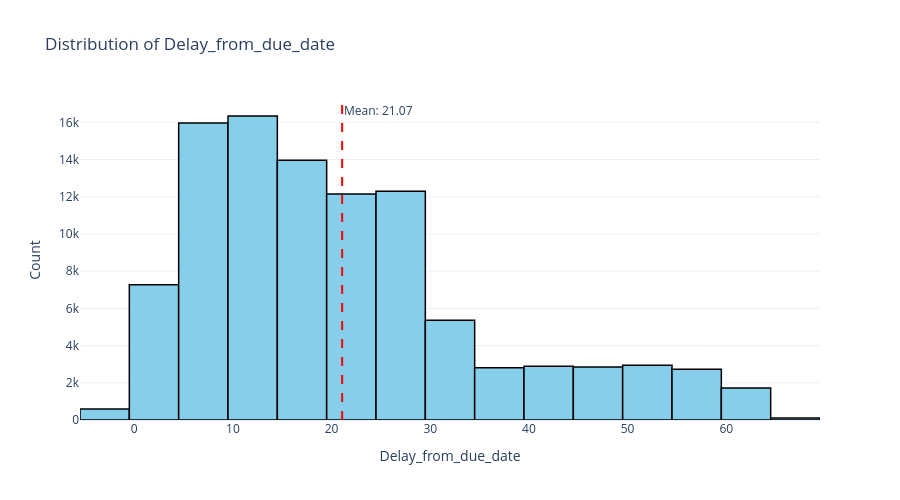

This figure's notebook cell:
### Markdown cell above
# <font color = 'red'> Análisis

### Code cell
# Los días promedio de retraso en pagos oscila entre -5 y 67. En promedio son 21.
# El 90% de los casos llega a los sumo hasta 45.

plot_histogram(df, 'Delay_from_due_date', figsize=(900, 500))

### Figure 1 — Plotly figure (JSON) as saved in the notebook; plotly's stock layout.template omitted (floating-point values rounded to 4 significant figures; data arrays with more than 128 entries replaced by an {"elided": "..."} marker saying what was removed)
{"data": [{"bingroup": "x", "hovertemplate": "Delay_from_due_date=%{x}<br>count=%{y}<extra></extra>", "legendgroup": "", "marker": {"color": "skyblue", "line": {"color": "black", "width": 1.5}, "pattern": {"shape": ""}}, "name": "", "nbinsx": 20, "orientation": "v", "showlegend": false, "type": "histogram", "x": {"elided": "100000 int values"}, "xaxis": "x", "yaxis": "y"}], "layout": {"annotations": [{"showarrow": false, "text": "Mean: 21.07", "x": 21.07, "xanchor": "left", "xref": "x", "y": 1, "yanchor": "top", "yref": "y domain"}], "barmode": "relative", "height": 500, "legend": {"tracegroupgap": 0}, "shapes": [{"line": {"color": "red", "dash": "dash"}, "type": "line", "x0": 21.07, "x1": 21.07, "xref": "x", "y0": 0, "y1": 1, "yref": "y domain"}], "title": {"text": "Distribution of Delay_from_due_date"}, "width": 900, "xaxis": {"anchor": "y", "domain": [0, 1], "title": {"text": "Delay_from_due_date"}}, "yaxis": {"anchor": "x", "domain": [0, 1], "title": {"text": "Count"}}}}
